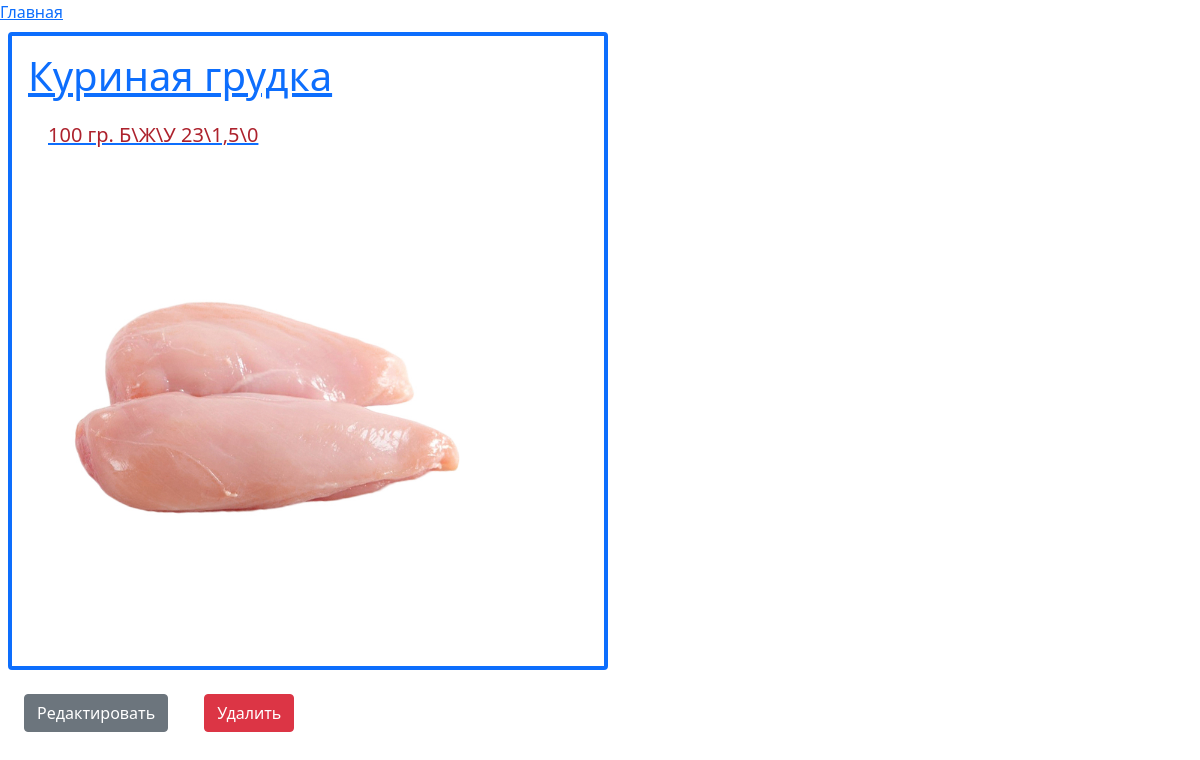
The app's page /post/4 with its own data.
### tur/models.py (models this page shows, shortened)
class Posts(models.Model):
    title = models.CharField(max_length=100)
    text = models.TextField()
    image = models.CharField(max_length=100, default='')

### tur/views.py (the view)
# urls.py: path('post/<int:id>',views.post),
def post(request,id):
    post = Posts.objects.get(id = id)
    return render(request, 'post.html', {'post': post})

### tur/templates/post.html (shortened to what this page needs)
{% extends "base.html" %}
{% load static %}
{% block content %}
        <a href="/">
            Главная
        </a>
            <div class = "border border-4 border-primary w-50 m-2 p-3 rounded">
                <a href="post/{{post.id}}">
                <h3 class = "fs-1">{{post.title}}</h3>
                <p class = "post-text">{{post.text}} </p>
                <img style="width: 40vw;" src = "/static/images/{{post.image}}" alt=""/>
                </a>
            </div>
            <div class="m-2">
                <a  class="btn btn-secondary  m-3"  href="/editpost/{{post.id}}">
                    Редактировать
                </a>
                <a  class="btn btn-danger  m-3" href="/deletepost/{{post.id}}">
                    Удалить
                </a>
            </div>
{% endblock %}

### tur/static/css/style.css (style rules this page uses)
.post-text { color: rgb(173, 34, 45); margin: 20px; font-size: 20px; }

### records on screen
Posts: title "Куриная грудка", text "100 гр. Б\\Ж\\У 23\\1,5\\0", image (picture)
